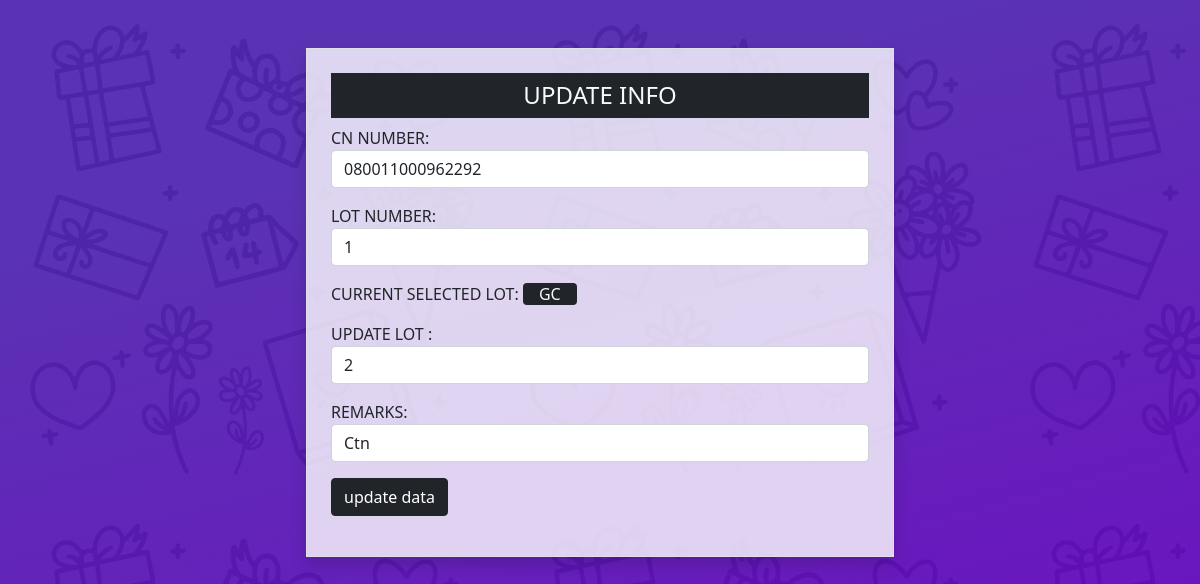
Screenshot of /edit.php?userID=4759 with the database file from the repository.
### tables this page shows
CREATE TABLE `infos` (
  `id` int(10) NOT NULL,
  `cn_number` varchar(255) NOT NULL,
  `lot_number` varchar(255) NOT NULL,
  `lot_selection` varchar(255) NOT NULL,
  `remarks` varchar(255) NOT NULL,
  `Time` datetime(6) NOT NULL
);

### function.php (called while the page is built, shortened)
<?php
class crud
{
  private $conn;
  public function __construct()
  {
    $host = 'localhost';
    $user = 'root';
    $pass = '';
    $db = 'lot_management';
    $this->conn = mysqli_connect($host, $user, $pass, $db);
  }
  public function showDataById($id)
  {
    $query = "select * from infos where id='$id'";
    return mysqli_query($this->conn, $query);
  }
}
?>

### edit.php (the view, shortened to what this page needs)
<?php
include 'function.php';
$obj = new crud();
$id = $_GET['userID'];
$data = $obj->showDataById($id);
?>
<!DOCTYPE html>
<html lang="en">
<head>
  <link href="https://cdn.jsdelivr.net/npm/bootstrap@5.0.2/dist/css/bootstrap.min.css" rel="stylesheet"
>
</head>
<body>
  <div class="row mx-0 my-5 text-uppercase" >
    <form action="" method="post" enctype="multipart/form-data">
      <div class="col-lg-6 mx-auto border  shadow p-4 "style="background: #ffffffcc;">
        <?php
        while ($user = mysqli_fetch_assoc($data)) {
          ?>
          <h4 class="text-center bg-dark text-light py-2  ">UPDATE INFO</h4>
          <div class="mb-3">
            CN Number: <input type="text" class="form-control" value="<?php echo $user['cn_number']; ?>"
              name="update_cn_number" />
          </div>
          <div class="mb-3">
            LOT Number: <input type="text" class="form-control" value="<?php echo $user['lot_number']; ?>"
              name="update_lot_number" />
          </div>
          <div class="mb-3">
            <p>
              Current selected Lot: <span class="bg-dark text-light px-3 rounded-2"> <?php echo $user['lot_selection']; ?>
              </span>
            </p>
            Update Lot :
            <select name="update_lot_selection" class="form-control">
              <option value="2">2</option>
            </select>
          </div>
          <div class="mb-3">
            Remarks:
            <input class="form-control" value="<?php echo $user['remarks']; ?>" name="update_remarks">
          </div>
          <div class="mb-3">
            <button type="submit" name="update_btn" class="btn btn-dark">update data</button>
          </div>
          <?php
        }
        ?>
      </div>
    </form>
  </div>
</body>
</html>

### edit.php (style rules this page uses)
body { background-image: linear-gradient(165deg, rgba(82, 39, 176, 0.9490196078) 23%, rgba(108, 3, 193, 0.968627451)), url(images/4863805.png); height: 100vh; }

### rows the page displays
infos: update_cn_number "080011000962292", update_lot_number "1", lot_selection "GC", update_remarks "Ctn"
